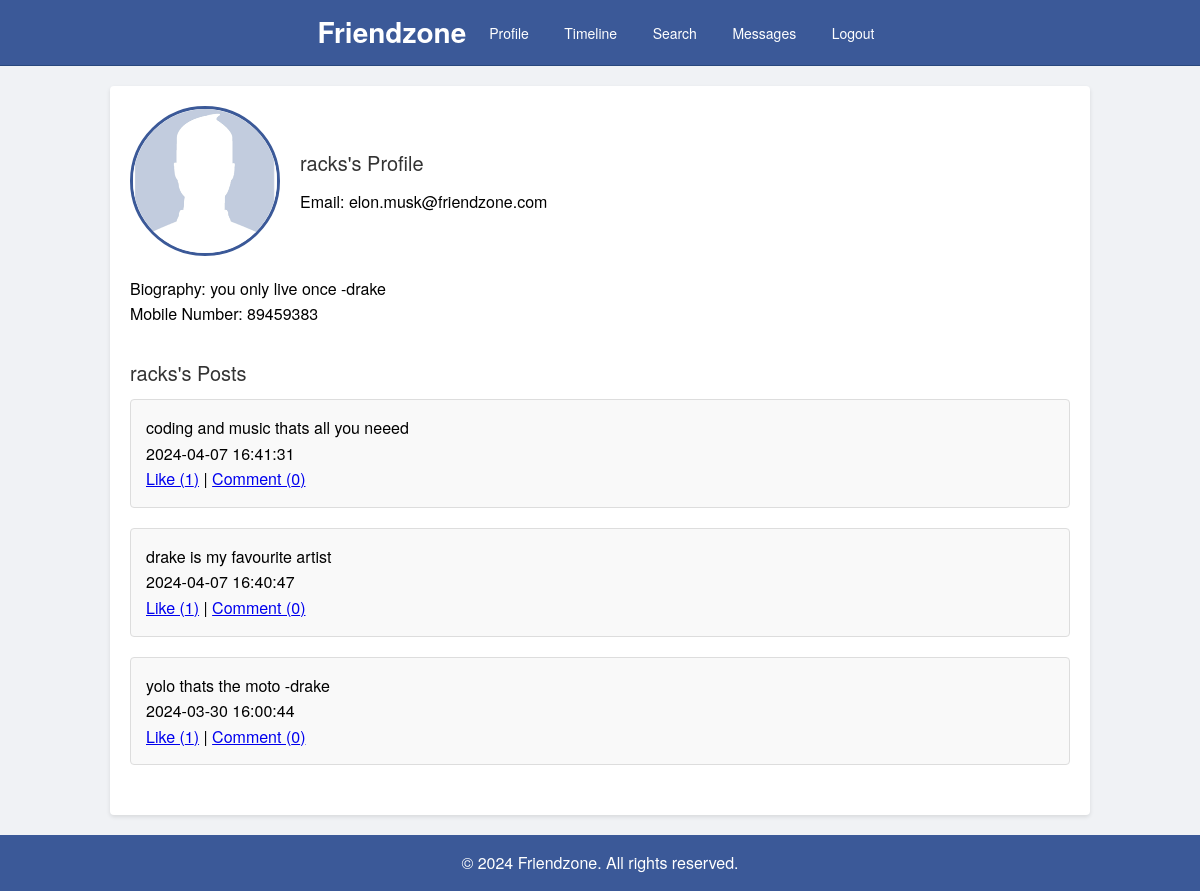
Screenshot of /view_profile.php?user_id=3 (signed in) with the database file from the repository.
### tables this page shows
CREATE TABLE `users` (
  `id` int(11) NOT NULL,
  `email` varchar(255) DEFAULT NULL,
  `password` varchar(255) DEFAULT NULL,
  `biography` text,
  `mobile_number` varchar(20) DEFAULT NULL,
  `created_at` timestamp NOT NULL DEFAULT CURRENT_TIMESTAMP,
  `name` varchar(255) DEFAULT NULL,
  `profile_picture` varchar(255) DEFAULT 'default-profile-picture.png'
);

CREATE TABLE `posts` (
  `id` int(11) NOT NULL,
  `user_id` int(11) DEFAULT NULL,
  `content` varchar(280) DEFAULT NULL,
  `created_at` timestamp NOT NULL DEFAULT CURRENT_TIMESTAMP
);

### view_profile.php (the view, shortened to what this page needs)
<?php
require_once "includes/db_config.php";
$conn = new mysqli($servername, $username, $password, $dbname);
$user_id = isset($_GET['user_id']) ? intval($_GET['user_id']) : 0;
$stmt = $conn->prepare("SELECT name, email, biography, mobile_number, profile_picture FROM users WHERE id = ?");
$stmt->bind_param("i", $user_id);
$stmt->execute();
$result = $stmt->get_result();
$user = $result->fetch_assoc();
function getLikeCount($postId) {
    global $conn;
    $stmt = $conn->prepare("SELECT COUNT(*) AS count FROM likes WHERE post_id = ?");
    $stmt->bind_param("i", $postId);
    $stmt->execute();
    $result = $stmt->get_result();
    $row = $result->fetch_assoc();
    return $row['count'];
}
function getCommentCount($postId) {
    global $conn;
    $stmt = $conn->prepare("SELECT COUNT(*) AS count FROM comments WHERE post_id = ?");
    $stmt->bind_param("i", $postId);
    $stmt->execute();
    $result = $stmt->get_result();
    $row = $result->fetch_assoc();
    return $row['count'];
}
?>
<!DOCTYPE html>
<html lang="en">
<head>
    <link rel="stylesheet" type="text/css" href="css/style.css">
</head>
<body>
    <header>
        <h1>Friendzone</h1>
        <nav>
            <ul>
                <li><a href="profile.php">Profile</a></li>
                <li><a href="timeline.php">Timeline</a></li>
                <li><a href="search.php">Search</a></li>
                <li><a href="message.php">Messages</a></li>
                <li><a href="logout.php">Logout</a></li>
            </ul>
        </nav>
    </header>
    <main>
        <section class="profile">
            <div class="profile-header">
                <img src="img/<?php echo $user["profile_picture"]; ?>" alt="Profile Picture">
                <div>
                    <h2><?php echo $user['name']; ?>'s Profile</h2>
                    <p>Email: <?php echo $user['email']; ?></p>
                </div>
            </div>
            <div class="profile-info">
                <p>Biography: <?php echo $user['biography']; ?></p>
                <p>Mobile Number: <?php echo $user['mobile_number']; ?></p>
            </div>
        </section>
        <section class="posts">
            <h2><?php echo $user['name']; ?>'s Posts</h2>
            <?php
            $stmt = $conn->prepare("SELECT * FROM posts WHERE user_id = ? ORDER BY created_at DESC");
            $stmt->bind_param("i", $user_id);
            $stmt->execute();
            $posts_result = $stmt->get_result();
            while ($post = $posts_result->fetch_assoc()) {
                echo '<div class="post">';
                echo '<p>' . htmlspecialchars($post['content']) . '</p>';
                echo '<p class="timestamp">' . $post['created_at'] . '</p>';
                echo '<div class="post-actions">';
                echo '<a href="#" class="like-btn" data-post-id="' . $post['id'] . '">Like (' . getLikeCount($post['id']) . ')</a> | ';
                echo '<a href="post.php?post_id=' . $post['id'] . '">Comment (' . getCommentCount($post['id']) . ')</a>';
                echo '</div>';
                echo '</div>';
            }
            ?>
        </section>
    </main>
    <footer>
        <p>&copy; 2024 Friendzone. All rights reserved.</p>
    </footer>
</body>
</html>

### css/style.css (style rules this page uses)
* { margin: 0; padding: 0; box-sizing: border-box; }
body { font-family: 'Helvetica Neue', Helvetica, Arial, sans-serif; line-height: 1.6; background-color: #f0f2f5; }
header { background-color: #3b5998; color: #fff; padding: 10px 0; display: flex; justify-content: center; align-items: center; border-bottom: 1px solid #29487d; }
h1 { font-size: 28px; font-weight: bold; }
nav ul { list-style-type: none; }
nav ul li { display: inline; margin-left: 15px; }
nav ul li a { color: #fff; text-decoration: none; font-size: 14px; padding: 4px 8px; border-radius: 2px; }
main { max-width: 980px; margin: 20px auto; padding: 20px; background-color: #fff; box-shadow: 0 2px 4px rgba(0, 0, 0, 0.1); border-radius: 4px; }
section { margin-bottom: 30px; }
h2 { font-size: 20px; margin-bottom: 10px; color: #333; font-weight: normal; }
.post { margin-bottom: 20px; padding: 15px; border: 1px solid #ddd; border-radius: 4px; background-color: #f9f9f9; }
footer { background-color: #3b5998; color: #fff; padding: 15px; text-align: center; }
.profile-header { display: flex; align-items: center; margin-bottom: 20px; }
.profile-header img { width: 150px; height: 150px; border-radius: 50%; object-fit: cover; margin-right: 20px; border: 3px solid #3b5998; }

### view_profile.php (style rules this page uses)
.profile-header img { width: 150px; height: 150px; border-radius: 50%; object-fit: cover; margin-right: 20px; }

### rows the page displays
users: profile_picture (placeholder picture), name "racks", email "elon.musk@friendzone.com", biography "you only live once -drake", mobile_number "89459383"
posts: content "coding and music thats all you neeed", created_at "2024-04-07 16:41:31", id "1", id "0"
posts: content "drake is my favourite artist", created_at "2024-04-07 16:40:47", id "1", id "0"
posts: content "yolo thats the moto -drake", created_at "2024-03-30 16:00:44", id "1", id "0"
